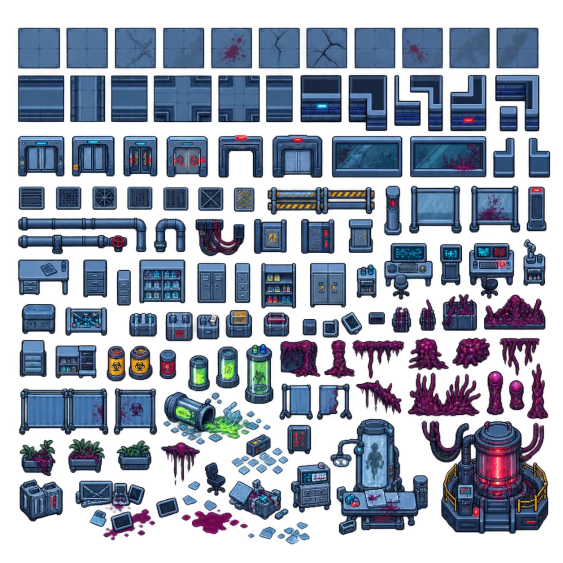
#> input picture tools/lab_kit_ref.webp, 1125 x 1125 px (shown at 1/2 size)
$ python make_lab_kit.py
#> lines starting #> are read from the running program, lines starting #| are printed output that depends on the picture; after the words box and inside, x2 and y2 are one past the last pixel; in counts of white or black regions, pixels touching at a corner belong together
"""Kit de laboratorio del mundo 1 (EXPLORE): recorta cada pieza suelta de la hoja.

python tools/make_lab_kit.py
Lee tools/lab_kit_ref.webp (piezas sobre transparente) y escribe
assets/sprites/lab/lab_NNN.png (NNN por filas de arriba abajo y de izquierda a derecha)
+ tools/lab_kit_index.png (cada pieza con su número, para elegir cuál usar).
Piezas pequeñas sueltas (astillas, cristales) se juntan con la pieza grande más cercana
si están a menos de MERGE px; las que quedan solas y son mínimas se descartan.
"""
import os

import cv2
import numpy as np
from PIL import Image, ImageDraw

ROOT = os.path.dirname(os.path.dirname(os.path.abspath(__file__)))
SRC = os.path.join(ROOT, "tools", "lab_kit_ref.webp")
OUT = os.path.join(ROOT, "assets", "sprites", "lab")
INDEX = os.path.join(ROOT, "tools", "lab_kit_index.png")
FLOOR = os.path.join(ROOT, "assets", "arena", "lab_floor_atlas.png")
# floor pieces 0..10 -> one row of 64 px tiles; groups used by Explore to mix them
FLOOR_TILES = 11
MIN_AREA = 120
ROW_H = 40  # pieces whose tops are this close share a row for numbering


def main() -> None:
    img = Image.open(SRC).convert("RGBA")
#> img is the input picture: PIL image 1125x1125 RGBA; mean R, G, B, A 36.2, 46.7, 65.5, 122.7
    a = (np.array(img)[..., 3] > 24).astype(np.uint8)
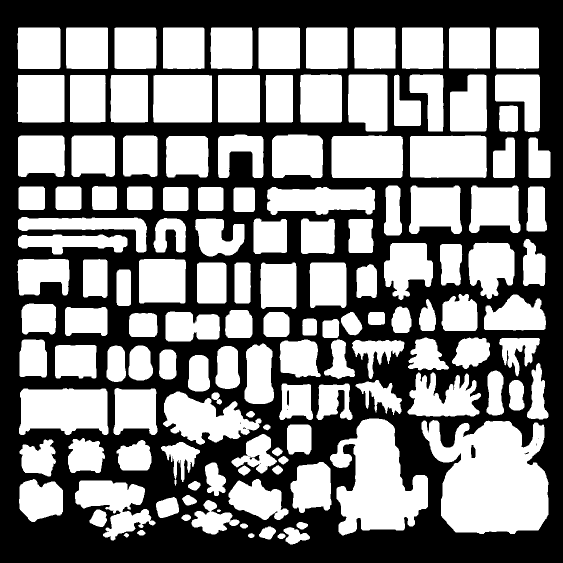
#> a: shape (1125, 1125) (shown at 1/2 size); values 0 (black) and 1 (white), 51.8% white; 16 black regions (12 under 20 px), largest, box (x1, y1, x2, y2) and area: (0, 0, 1125, 1125) 609624, (942, 890, 951, 916) 197, (574, 781, 578, 812) 114, (499, 910, 519, 922) 99
    n, lab, st, _c = cv2.connectedComponentsWithStats(a, 8)
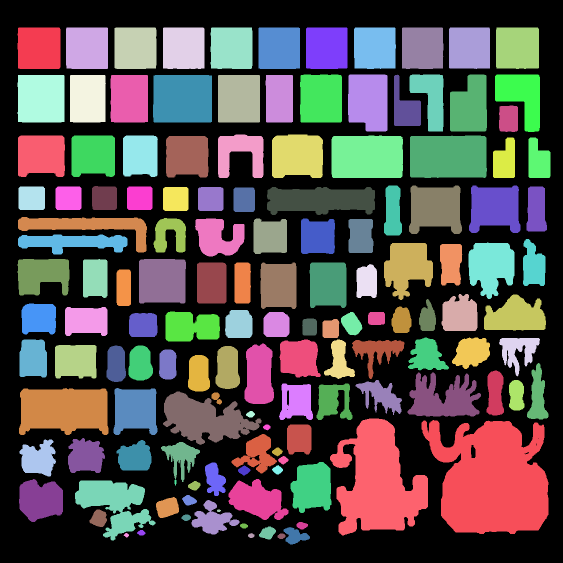
#> lab: shape (1125, 1125) int32 (shown at 1/2 size); 141 distinct labels, from 0 to 140; one colour per label, 0 black
#> n = 141; st = 141 rows, first 6: [0, 0, 1125, 1125, 610080], [35, 55, 86, 83, 7059], [132, 55, 84, 83, 6951], [229, 55, 84, 83, 6929], [326, 55, 83, 83, 6854], [421, 55, 84, 83, 6863]
    boxes = [tuple(int(v) for v in st[i][:4]) + (i,) for i in range(1, n) if st[i][4] >= MIN_AREA]
#> boxes = 136 items, first 6: (35, 55, 86, 83, 1), (132, 55, 84, 83, 2), (229, 55, 84, 83, 3), (326, 55, 83, 83, 4), (421, 55, 84, 83, 5), (517, 55, 83, 83, 6)
    # reading order: rows by top edge, then x
    boxes.sort(key=lambda b: (b[1] // ROW_H, b[0]))
    os.makedirs(OUT, exist_ok=True)
    for f in os.listdir(OUT):
        if f.startswith("lab_") and f.endswith(".png"):
            os.remove(os.path.join(OUT, f))
    arr = np.array(img)
    idx = Image.new("RGBA", img.size, (30, 34, 52, 255))
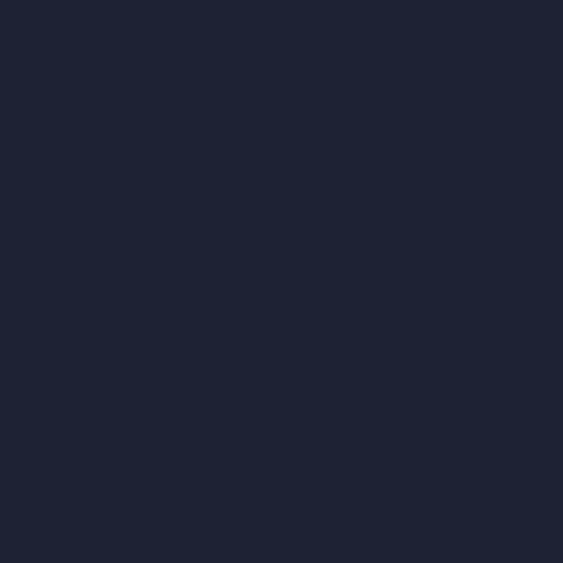
#> idx: PIL image 1125x1125 RGBA (shown at 1/2 size); mean R, G, B, A 30, 34, 52, 255
    idx.alpha_composite(img)
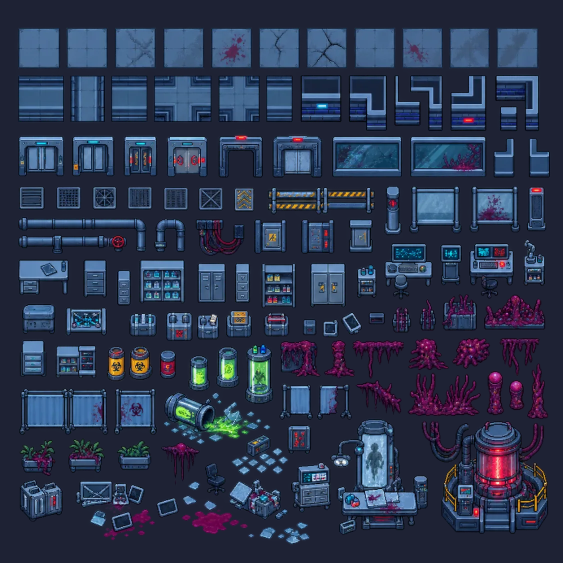
#> idx: PIL image 1125x1125 RGBA (shown at 1/2 size); mean R, G, B, A 43.4, 53.3, 77.6, 255
    d = ImageDraw.Draw(idx)
    for k, (x, y, w, h, comp) in enumerate(boxes):
        piece = arr[y:y + h, x:x + w].copy()
        piece[..., 3] = np.where(lab[y:y + h, x:x + w] == comp, piece[..., 3], 0)
        Image.fromarray(piece).save(os.path.join(OUT, "lab_%03d.png" % k))
        d.rectangle((x, y, x + w, y + h), outline=(255, 60, 60, 255))
        d.text((x + 2, y + 1), str(k), fill=(255, 255, 0, 255))
#> this loop made 136 passes
#> (x, y, w, h, comp) on passes 1 to 12: (35, 55, 86, 83, 1), (132, 55, 84, 83, 2), (229, 55, 84, 83, 3), (326, 55, 83, 83, 4), (421, 55, 84, 83, 5), (517, 55, 83, 83, 6), (612, 55, 83, 83, 7), (708, 55, 84, 83, 8), (804, 55, 83, 83, 9), (898, 55, 82, 83, 10), (992, 55, 86, 83, 11), (35, 150, 94, 95, 18)
#> pass 1, in main, `piece = arr[y:y + h, x:x + w].copy()`:
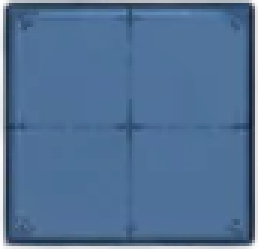
#> piece: shape (83, 86, 4) (shown 3 times larger); mean R, G, B, A 67.5, 100.5, 138.3, 237.9; transparent parts drawn white
    idx.save(INDEX)
    atlas = Image.new("RGBA", (64 * FLOOR_TILES, 64))
#> atlas: PIL image 704x64 RGBA; every value is 0
    for k in range(FLOOR_TILES):
        t = Image.open(os.path.join(OUT, "lab_%03d.png" % k)).convert("RGBA")
        t = t.crop((2, 2, t.width - 2, t.height - 2)).resize((64, 64), Image.LANCZOS)
        atlas.alpha_composite(t, (64 * k, 0))
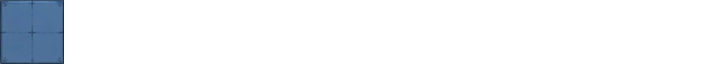
#> atlas: PIL image 704x64 RGBA; mean R, G, B, A 6.5, 9.6, 13.2, 22.8; transparent parts drawn white
    atlas.save(FLOOR)
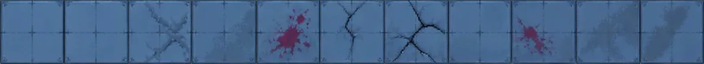
#> saved as lab_floor_atlas.png: PIL image 704x64 RGBA; mean R, G, B, A 67.5, 98.7, 136.6, 251; transparent parts drawn white
    print(len(boxes), "pieces ->", OUT)
#| 136 pieces -> assets/sprites/lab


if __name__ == "__main__":
    main()
